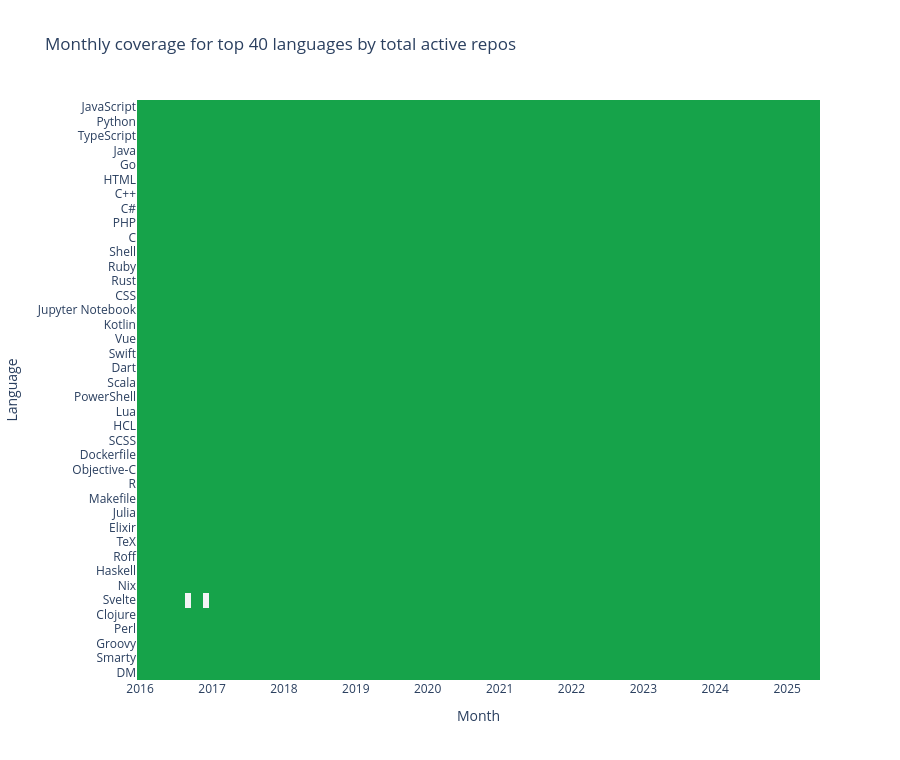

Notebook code cell kept with this figure:
### Code cell
coverage = (
    analysis_df.loc[analysis_df["language"].isin(top_40_languages)]
    .assign(present=1)
    .pivot_table(index="language", columns="date", values="present", fill_value=0)
    .reindex(top_40_languages)
)

fig = px.imshow(
    coverage,
    x=[date.strftime("%Y-%m") for date in coverage.columns],
    y=coverage.index,
    color_continuous_scale=[[0, "#f3f4f6"], [1, "#16a34a"]],
    zmin=0,
    zmax=1,
    aspect="auto",
    labels={"x": "Month", "y": "Language", "color": "Present"},
    title="Monthly coverage for top 40 languages by total active repos",
)
fig.update_layout(height=760, coloraxis_showscale=False)
fig.update_traces(hovertemplate="Language: %{y}<br>Month: %{x}<br>Present: %{z}<extra></extra>")
fig.show()

### Figure 1 — Plotly figure (JSON) as saved in the notebook; plotly's stock layout.template omitted (floating-point values rounded to 4 significant figures; data arrays with more than 128 entries replaced by an {"elided": "..."} marker saying what was removed)
{"data": [{"coloraxis": "coloraxis", "hovertemplate": "Language: %{y}<br>Month: %{x}<br>Present: %{z}<extra></extra>", "name": "0", "type": "heatmap", "x": ["2016-01", "2016-02", "2016-03", "2016-04", "2016-05", "2016-06", "2016-07", "2016-08", "2016-09", "2016-10", "2016-11", "2016-12", "2017-01", "2017-02", "2017-03", "2017-04", "2017-05", "2017-06", "2017-07", "2017-08", "2017-09", "2017-10", "2017-11", "2017-12", "2018-01", "2018-02", "2018-03", "2018-04", "2018-05", "2018-06", "2018-07", "2018-08", "2018-09", "2018-10", "2018-11", "2018-12", "2019-01", "2019-02", "2019-03", "2019-04", "2019-05", "2019-06", "2019-07", "2019-08", "2019-09", "2019-10", "2019-11", "2019-12", "2020-01", "2020-02", "2020-03", "2020-04", "2020-05", "2020-06", "2020-07", "2020-08", "2020-09", "2020-10", "2020-11", "2020-12", "2021-01", "2021-02", "2021-03", "2021-04", "2021-05", "2021-06", "2021-07", "2021-08", "2021-09", "2021-10", "2021-11", "2021-12", "2022-01", "2022-02", "2022-03", "2022-04", "2022-05", "2022-06", "2022-07", "2022-08", "2022-09", "2022-10", "2022-11", "2022-12", "2023-01", "2023-02", "2023-03", "2023-04", "2023-05", "2023-06", "2023-07", "2023-08", "2023-09", "2023-10", "2023-11", "2023-12", "2024-01", "2024-02", "2024-03", "2024-04", "2024-05", "2024-06", "2024-07", "2024-08", "2024-09", "2024-10", "2024-11", "2024-12", "2025-01", "2025-02", "2025-03", "2025-04", "2025-05", "2025-06"], "xaxis": "x", "y": ["JavaScript", "Python", "TypeScript", "Java", "Go", "HTML", "C++", "C#", "PHP", "C", "Shell", "Ruby", "Rust", "CSS", "Jupyter Notebook", "Kotlin", "Vue", "Swift", "Dart", "Scala", "PowerShell", "Lua", "HCL", "SCSS", "Dockerfile", "Objective-C", "R", "Makefile", "Julia", "Elixir", "TeX", "Roff", "Haskell", "Nix", "Svelte", "Clojure", "Perl", "Groovy", "Smarty", "DM"], "yaxis": "y", "z": {"elided": "40x114 float values"}}], "layout": {"coloraxis": {"cmax": 1, "cmin": 0, "colorbar": {"title": {"text": "Present"}}, "colorscale": [[0, "#f3f4f6"], [1, "#16a34a"]], "showscale": false}, "height": 760, "title": {"text": "Monthly coverage for top 40 languages by total active repos"}, "xaxis": {"anchor": "y", "domain": [0, 1], "title": {"text": "Month"}}, "yaxis": {"anchor": "x", "autorange": "reversed", "domain": [0, 1], "title": {"text": "Language"}}}}
